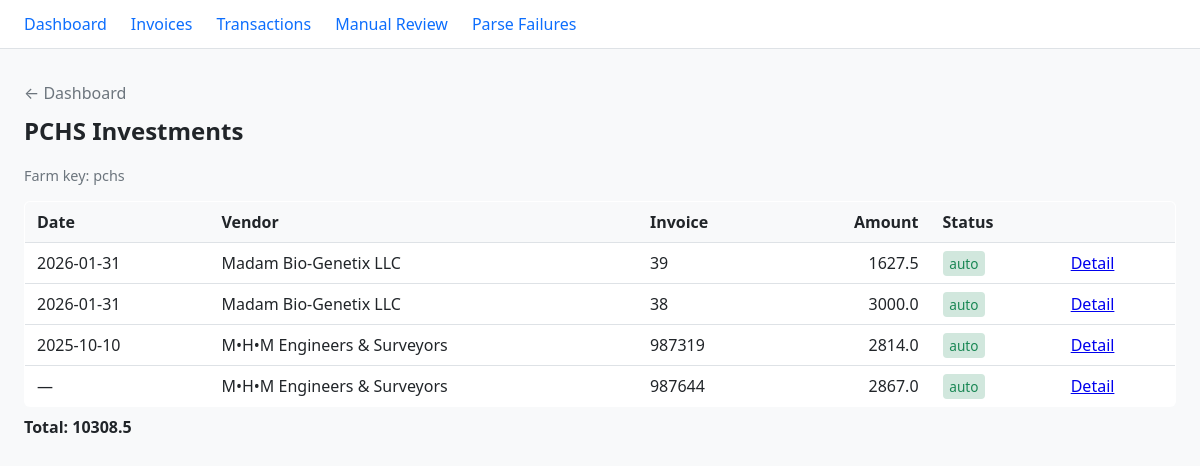
Screenshot of /farm/pchs with the database file from the repository.
### tables this page shows
CREATE TABLE farms (
    farm_key TEXT PRIMARY KEY,
    display_name TEXT NOT NULL,
    created_at TEXT NOT NULL DEFAULT (datetime('now')),
    updated_at TEXT NOT NULL DEFAULT (datetime('now'))
);

CREATE TABLE transactions (
    id INTEGER PRIMARY KEY AUTOINCREMENT,
    doc_id TEXT NOT NULL UNIQUE,
    farm_key TEXT,
    farm_name TEXT,
    vendor_key TEXT,
    vendor_name TEXT,
    invoice_number TEXT,
    invoice_date TEXT,
    due_date TEXT,
    total_cents INTEGER NOT NULL DEFAULT 0,
    service_address TEXT,
    account_number TEXT,
    confidence REAL NOT NULL DEFAULT 0.0,
    needs_manual_review INTEGER NOT NULL DEFAULT 1 CHECK (needs_manual_review IN (0, 1)),
    manual_override INTEGER NOT NULL DEFAULT 0 CHECK (manual_override IN (0, 1)),
    processed_at TEXT NOT NULL,
    status TEXT NOT NULL CHECK (status IN ('auto', 'pending_manual', 'manual', 'duplicate', 'failed')),
    error_reason TEXT,
    content_fingerprint TEXT,
    invoice_key TEXT,
    duplicate_detected INTEGER NOT NULL DEFAULT 0 CHECK (duplicate_detected IN (0, 1)),
    duplicate_reason TEXT,
    duplicate_of_doc_id TEXT,
    created_at TEXT NOT NULL DEFAULT (datetime('now')),
    updated_at TEXT NOT NULL DEFAULT (datetime('now')), parse_status TEXT NOT NULL DEFAULT 'success', parse_failure_reason TEXT,
    FOREIGN KEY (doc_id) REFERENCES documents(doc_id),
    FOREIGN KEY (farm_key) REFERENCES farms(farm_key),
    FOREIGN KEY (vendor_key) REFERENCES vendors(vendor_key),
    FOREIGN KEY (duplicate_of_doc_id) REFERENCES documents(doc_id)
);

### core/api.py (the view)
@app.get("/farm/{farm_key}", response_class=HTMLResponse)
async def farm_detail(request: Request, farm_key: str) -> HTMLResponse:
    farms = queries.get_farms()
    farm_key_exists = any(f.get("farm_key") == farm_key for f in farms)
    if not farm_key_exists:
        raise HTTPException(status_code=404, detail="Farm not found")
    transactions = queries.get_transactions(limit=200, farm_key=farm_key)
    farm_name = next((f.get("display_name") or farm_key for f in farms if f.get("farm_key") == farm_key), farm_key)
    total_cents = sum((t.get("total_cents") or 0) for t in transactions)
    return templates.TemplateResponse(
        "farm_detail.html",
        {
            "request": request,
            "farm_key": farm_key,
            "farm_name": farm_name,
            "transactions": transactions,
            "total_cents": total_cents,
            "cents_to_dollars": _cents_to_dollars,
            "money": _money,
        },
    )

### templates/farm_detail.html (shortened to what this page needs)
{% extends "base.html" %}
{% block content %}
<p class="back"><a href="/">← Dashboard</a></p>
<h1>{{ farm_name }}</h1>
<p class="meta">Farm key: {{ farm_key }}</p>
<table class="table">
  <thead>
    <tr>
      <th>Date</th>
      <th>Vendor</th>
      <th>Invoice</th>
      <th class="num">Amount</th>
      <th>Status</th>
      <th></th>
    </tr>
  </thead>
  <tbody>
    {% for t in transactions %}
    <tr>
      <td>{{ t.invoice_date or '—' }}</td>
      <td>{{ t.vendor_name or t.vendor_key or '—' }}</td>
      <td>{{ t.invoice_number or '—' }}</td>
      <td class="num">{{ cents_to_dollars(t.total_cents) }}</td>
      <td><span class="status status-{{ t.status }}">{{ t.status }}</span></td>
      <td><a href="/transactions/{{ t.id }}">Detail</a></td>
    </tr>
    {% else %}
    <tr><td colspan="6">No transactions.</td></tr>
    {% endfor %}
  </tbody>
</table>
<p class="total-line">Total: {{ cents_to_dollars(total_cents) }}</p>
{% endblock %}

### static/styles.css (style rules this page uses)
:root { --bg: #f8f9fa; --card-bg: #fff; --border: #dee2e6; --text: #212529; --muted: #6c757d; --link: #0d6efd; --status-auto: #198754; --status-manual: #0d6efd; --status-pending_manual: #fd7e14; --status-failed: #dc3545; --parse-success: #198754; --parse-fail: #dc3545; }
* { box-sizing: border-box; }
body { font-family: system-ui, -apple-system, sans-serif; background: var(--bg); color: var(--text); margin: 0; padding: 0; line-height: 1.5; }
h1 { font-size: 1.5rem; margin-top: 0; }
.back { margin-bottom: 0.5rem; }
.back a { color: var(--muted); text-decoration: none; }
.meta { color: var(--muted); font-size: 0.9rem; }
.table { width: 100%; border-collapse: collapse; background: var(--card-bg); border: 1px solid var(--border); border-radius: 6px; overflow: hidden; }
.table th, .table td { padding: 0.5rem 0.75rem; text-align: left; border-bottom: 1px solid var(--border); }
.table th { background: var(--bg); font-weight: 600; }
.table .num { text-align: right; }
.table tr:last-child td { border-bottom: none; }
.status { font-size: 0.85rem; padding: 0.2em 0.5em; border-radius: 4px; }
.status-auto { background: #d1e7dd; color: var(--status-auto); }
.total-line { font-weight: 600; margin-top: 0.5rem; }

### rows the page displays
farms: display_name "PCHS Investments"
transactions: invoice_date "2026-01-31", vendor_name "Madam Bio-Genetix LLC", invoice_number "39", total_cents "1627.5", status "auto"
transactions: invoice_date "2026-01-31", vendor_name "Madam Bio-Genetix LLC", invoice_number "38", total_cents "3000.0", status "auto"
transactions: invoice_date "2025-10-10", vendor_name "M•H•M Engineers & Surveyors", invoice_number "987319", total_cents "2814.0", status "auto"
transactions: invoice_date "—", vendor_name "M•H•M Engineers & Surveyors", invoice_number "987644", total_cents "2867.0", status "auto"

### other values shown
{{ farm_key }} "pchs"
{{ cents_to_dollars(total_cents) }} "10308.5"
